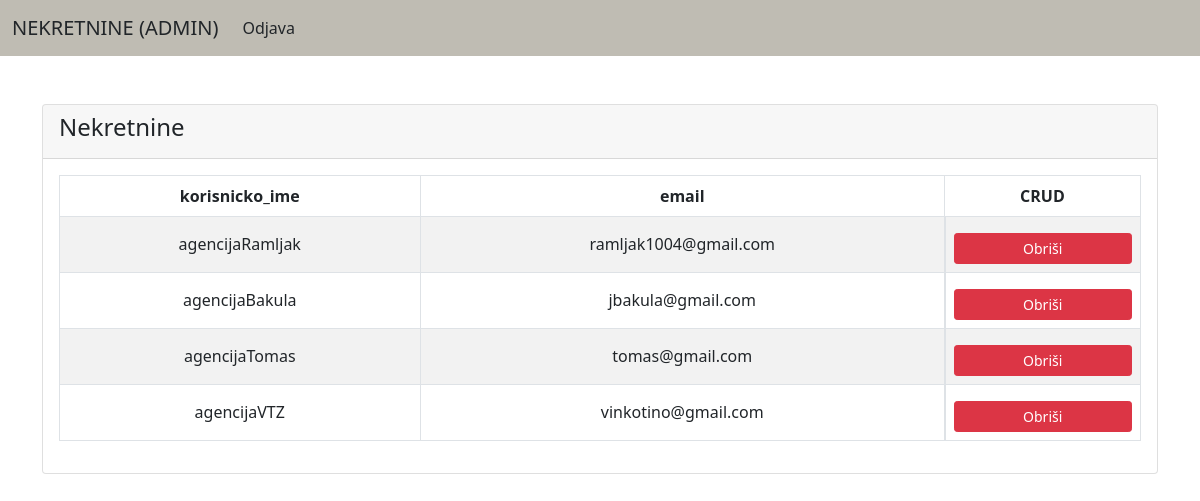
Screenshot of /forAdmin/home.php (signed in) with the database file from the repository.
### tables this page shows
CREATE TABLE `users` (
  `id` int(11) NOT NULL,
  `korisnicko_ime` varchar(70) NOT NULL,
  `pass` text NOT NULL,
  `email` varchar(100) NOT NULL,
  `puno_ime` varchar(70) NOT NULL,
  `zupanija` varchar(100) NOT NULL,
  `grad` varchar(70) NOT NULL,
  `telefon` varchar(50) DEFAULT NULL,
  `isAdmin` int(11) DEFAULT NULL,
  `isAgency` int(11) DEFAULT NULL,
  `isUser` int(11) DEFAULT NULL
);

### forAdmin/home.php (the view, shortened to what this page needs)
<?php
  include "../php/db_conn.php";
  if (isset($_SESSION['korisnicko_ime']) && isset($_SESSION['id']) && isset($_SESSION['isAdmin'])) { $_SESSION['lastValidUrl'] = $_SERVER['REQUEST_URI'];  ?>
<!DOCTYPE html>
<html lang="en">
<head>
  <link href="https://cdn.jsdelivr.net/npm/bootstrap@5.0.2/dist/css/bootstrap.min.css" rel="stylesheet">
  <link rel="stylesheet" href="./css/main-table.css">
</head>
<body>
<nav class="navbar navbar-expand-lg custom-navbar" style="background-color: #bfbcb3;">
  <div class="container-fluid">
    <a class="navbar-brand text-dark" href="./home.php">NEKRETNINE (ADMIN)</a>
    <div class="collapse navbar-collapse" id="navbarNav">
      <ul class="navbar-nav">
        <li class="nav-item">
          <a class="nav-link active text-dark" aria-current="page" href="../php/logout.php">Odjava</a>
        </li>
      </ul>
    </div>
  </div>
</nav>
  <div class="container-fluid custom-table-container">
    <div class="row">
      <div class="col-md-12">
      <div class="mt-5 mb-5">
        <div class="card">
          <div class="card-header">
            <h4>
              Nekretnine
            </h4>
          </div>
          <div class="card-body">
           <table class="table table-bordered table-striped">
            <thead>
              <tr>
                <th class="center-cell hide-cell-small-screen">korisnicko_ime</th>
                <th class="center-cell hide-cell-small-screen">email</th>
                <th class="center-cell">CRUD</th>
              </tr>
            </thead>
            <tbody>
              <?php
                $query = "SELECT id ,korisnicko_ime, email, puno_ime, grad, isAdmin, isAgency, isUser
                FROM users";
                $query_run = mysqli_query($conn, $query);
                if(mysqli_num_rows($query_run) > 0){
                  foreach($query_run as $user_info){
                    ?>
                    <tr>
                      <td class="center-cell hide-cell-small-screen"><?= $user_info['korisnicko_ime']; ?></td>
                      <td class="center-cell hide-cell-small-screen"><?= $user_info['email']; ?></td>
                      <td class="center-cell crud-buttons-flex">
                        <form action="userCode.php" method="POST" class="d-inline crud-button-style pt-2">
                          <button type="submit" name="delete_user" value="<?=$user_info['id'];?>" class="btn btn-danger btn-sm crud-button-style">Obriši</button>
                        </form>
                      </td>
                    </tr>
                  <?php
                  }
                }
                else{
                  echo "<h5>Nema nekretnina u bazi!</h5>";
                }
              ?>
            </tbody>
           </table>
          </div>
      </div>
    </div>
  </div>
</div>
</body>
</html>
<?php }else{
	header("Location: " . $_SESSION['lastValidUrl']);
} ?>

### css/main-table.css (style rules this page uses)
.custom-table-container { width: 95%; }
.center-cell { text-align: center; vertical-align: middle; }
table { height: 100%; }
tr { height: 100%; }
.crud-buttons-flex { display: flex; align-items: center; justify-content: center; flex-direction: column; height: 100%; }
.crud-button-style { width: 100%; }

### rows the page displays
users: korisnicko_ime "agencijaRamljak", email "ramljak1004@gmail.com", $user_info['id'] 1 (drawn)
users: korisnicko_ime "agencijaBakula", email "jbakula@gmail.com", $user_info['id'] 2 (drawn)
users: korisnicko_ime "agencijaTomas", email "tomas@gmail.com", $user_info['id'] 5 (drawn)
users: korisnicko_ime "agencijaVTZ", email "vinkotino@gmail.com", $user_info['id'] 6 (drawn)
